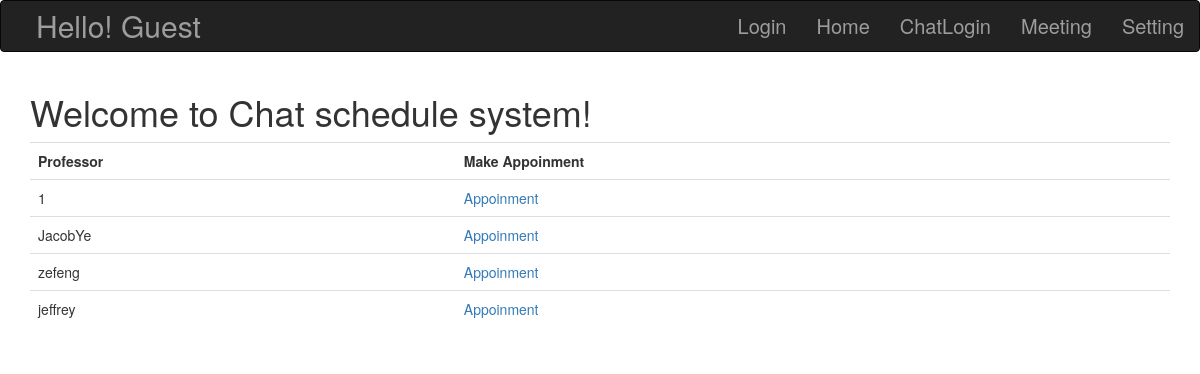
Before: / with the older database file.
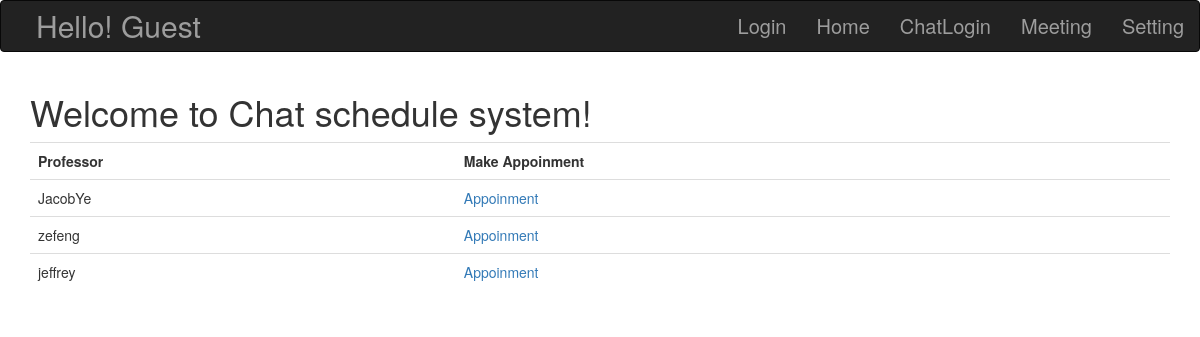
After: the same page with the newer database file.
### app_folder/models.py (models this page shows, shortened)
class User(db.Model,UserMixin):
    id = db.Column(db.Integer, primary_key=True)
    username = db.Column(db.String(64), index=True, unique=True)
    email = db.Column(db.String(128), index=True, unique=True)
    password_hash = db.Column(db.String(128))
    mailconfirm=db.Column(db.Boolean,index=True)
    available = db.relationship('Available', cascade='all,delete', backref='User')
    appointment = db.relationship("Appointment", cascade='all,delete', backref='User')

### app_folder/routes.py (the view)
@app.route('/')
def home():
    users = User.query.all()
    return render_template('index.html',users=users)

### app_folder/templates/index.html
{% extends "base.html" %}
{% block content %}
<div class="container">
     <h1>Welcome to Chat schedule system!</h1>
     <table class="table">
          <tr>
              <th>Professor</th>
              <th>Make Appoinment</th>
            </tr>
            {% for user in users %}
            <tr>
                <td>{{ user.username}}</td>
                <td><a href="/{{ user.username}}">Appoinment</a></td>
            </tr>
            {% endfor %}
      </table>
</div>
{% endblock %}

Changed rows visible on the page:
removed User: username "1"
